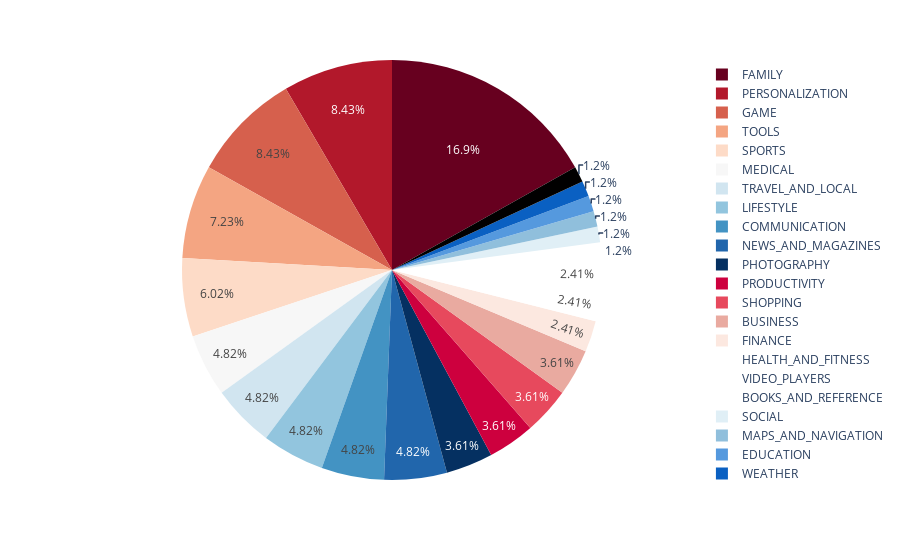

Here is the notebook cell this chart was saved with:
### Code cell
df = lowsize_highrated.groupby("Category", as_index=False).count().sort_values(by="App", ascending=True)
fig = px.pie(df, values='App', names='Category', color_discrete_sequence=px.colors.sequential.RdBu)
fig.show()

### Figure 1 — Plotly figure (JSON) as saved in the notebook; plotly's stock layout.template omitted (floating-point values rounded to 4 significant figures)
{"data": [{"domain": {"x": [0, 1], "y": [0, 1]}, "hovertemplate": "Category=%{label}<br>App=%{value}<extra></extra>", "labels": ["BOOKS_AND_REFERENCE", "SOCIAL", "MAPS_AND_NAVIGATION", "EDUCATION", "WEATHER", "DATING", "FINANCE", "HEALTH_AND_FITNESS", "VIDEO_PLAYERS", "PHOTOGRAPHY", "PRODUCTIVITY", "SHOPPING", "BUSINESS", "MEDICAL", "TRAVEL_AND_LOCAL", "LIFESTYLE", "COMMUNICATION", "NEWS_AND_MAGAZINES", "SPORTS", "TOOLS", "PERSONALIZATION", "GAME", "FAMILY"], "legendgroup": "", "name": "", "showlegend": true, "type": "pie", "values": [1, 1, 1, 1, 1, 1, 2, 2, 2, 3, 3, 3, 3, 4, 4, 4, 4, 4, 5, 6, 7, 7, 14]}], "layout": {"legend": {"tracegroupgap": 0}, "margin": {"t": 60}, "piecolorway": ["rgb(103,0,31)", "rgb(178,24,43)", "rgb(214,96,77)", "rgb(244,165,130)", "rgb(253,219,199)", "rgb(247,247,247)", "rgb(209,229,240)", "rgb(146,197,222)", "rgb(67,147,195)", "rgb(33,102,172)", "rgb(5,48,97)"]}}
